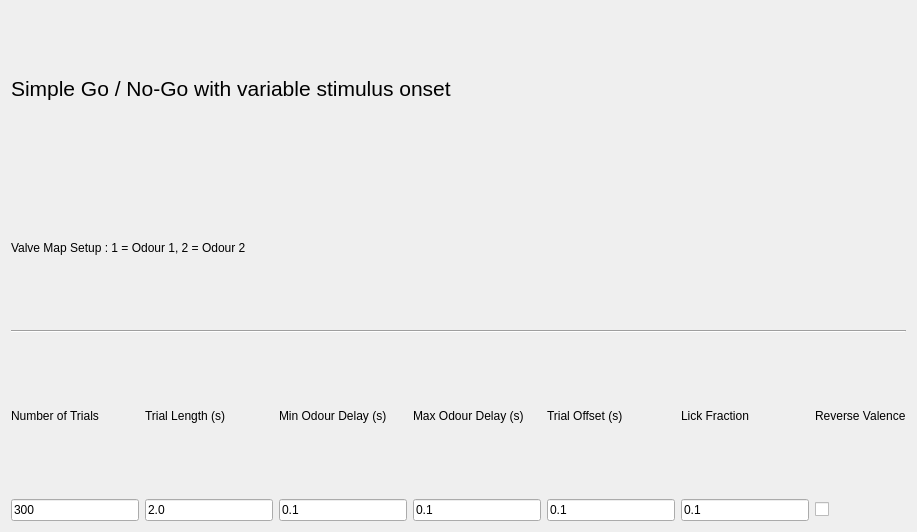
<?xml version="1.0" encoding="UTF-8"?>
<ui version="4.0">
 <class>Form</class>
 <widget class="QWidget" name="Form">
  <property name="geometry">
   <rect>
    <x>0</x>
    <y>0</y>
    <width>917</width>
    <height>532</height>
   </rect>
  </property>
  <property name="windowTitle">
   <string>Form</string>
  </property>
  <layout class="QGridLayout" name="gridLayout">
   <item row="4" column="1">
    <widget class="QLabel" name="label_5">
     <property name="text">
      <string>Trial Length (s)</string>
     </property>
    </widget>
   </item>
   <item row="4" column="2">
    <widget class="QLabel" name="mindelay">
     <property name="text">
      <string>Min Odour Delay (s)</string>
     </property>
    </widget>
   </item>
   <item row="5" column="2">
    <widget class="QLineEdit" name="mindelayEdit">
     <property name="text">
      <string>0.1</string>
     </property>
    </widget>
   </item>
   <item row="5" column="6">
    <widget class="QCheckBox" name="reverseValenceCheck">
     <property name="text">
      <string/>
     </property>
    </widget>
   </item>
   <item row="4" column="0">
    <widget class="QLabel" name="label">
     <property name="text">
      <string>Number of Trials</string>
     </property>
    </widget>
   </item>
   <item row="4" column="4">
    <widget class="QLabel" name="label_4">
     <property name="text">
      <string>Trial Offset (s)</string>
     </property>
    </widget>
   </item>
   <item row="0" column="0" colspan="5">
    <widget class="QLabel" name="label_3">
     <property name="font">
      <font>
       <pointsize>16</pointsize>
      </font>
     </property>
     <property name="text">
      <string>Simple Go / No-Go with variable stimulus onset</string>
     </property>
    </widget>
   </item>
   <item row="5" column="1">
    <widget class="QLineEdit" name="trialLengthEdit">
     <property name="text">
      <string>2.0</string>
     </property>
    </widget>
   </item>
   <item row="5" column="0">
    <widget class="QLineEdit" name="nTrialsEdit">
     <property name="text">
      <string>300</string>
     </property>
    </widget>
   </item>
   <item row="5" column="5">
    <widget class="QLineEdit" name="lickFractionEdit">
     <property name="text">
      <string>0.1</string>
     </property>
    </widget>
   </item>
   <item row="4" column="5">
    <widget class="QLabel" name="label_6">
     <property name="text">
      <string>Lick Fraction</string>
     </property>
    </widget>
   </item>
   <item row="5" column="4">
    <widget class="QLineEdit" name="offsetEdit">
     <property name="text">
      <string>0.1</string>
     </property>
    </widget>
   </item>
   <item row="4" column="6">
    <widget class="QLabel" name="label_7">
     <property name="text">
      <string>Reverse Valence</string>
     </property>
    </widget>
   </item>
   <item row="2" column="0" colspan="7">
    <widget class="QLabel" name="label_13">
     <property name="text">
      <string>Valve Map Setup : 1 = Odour 1, 2 = Odour 2</string>
     </property>
    </widget>
   </item>
   <item row="3" column="0" colspan="7">
    <widget class="Line" name="line_2">
     <property name="orientation">
      <enum>Qt::Horizontal</enum>
     </property>
    </widget>
   </item>
   <item row="4" column="3">
    <widget class="QLabel" name="maxdelay">
     <property name="text">
      <string>Max Odour Delay (s)</string>
     </property>
    </widget>
   </item>
   <item row="5" column="3">
    <widget class="QLineEdit" name="maxdelayEdit">
     <property name="text">
      <string>0.1</string>
     </property>
    </widget>
   </item>
  </layout>
 </widget>
 <resources/>
 <connections/>
</ui>
